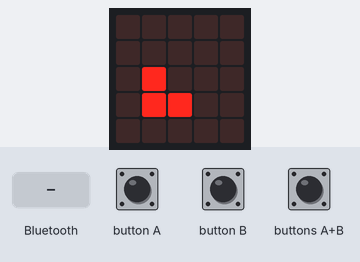
Bench run of a program on a simulated Calliope mini (MakeCode). Shown: the board's 5×5 LED display. The inputs (shaded band) are chosen by the test bench. USB keyboard and mouse output is not drawn.

Above: at 1.8 s.
1.9 s: a phone connects over Bluetooth
At 4.2 s:
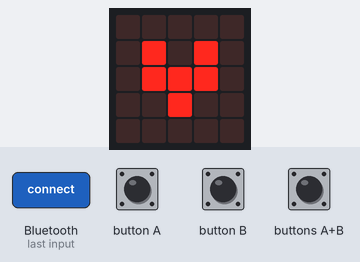
4.9 s: a phone disconnects over Bluetooth
At 5.2 s:
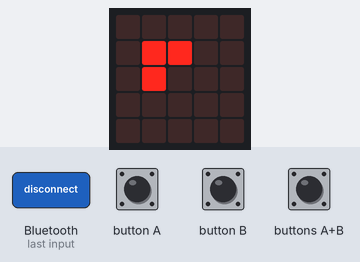
7.9 s: a phone connects over Bluetooth
At 9.9 s:
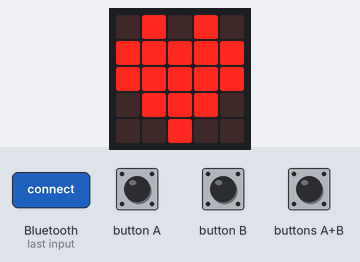
Timing chart, 0 to 11.4 s (numbered marks = the images above; inputs shaded):
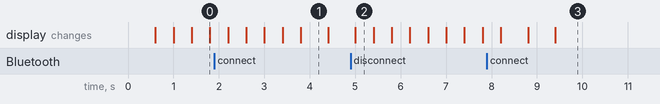

The program:

main.ts
```typescript
bluetooth.onBluetoothConnected(function () {
    Connectet = 1
    basic.showIcon(IconNames.SmallHeart)
    basic.showIcon(IconNames.Heart)
})
bluetooth.onBluetoothDisconnected(function () {
    Connectet = 0
    basic.showIcon(IconNames.Sad)
})
input.onButtonEvent(Button.AB, input.buttonEventClick(), function () {
    Active_Mouse = 1 - Active_Mouse
    mouse.click()
})
let Active_Mouse = 0
let Connectet = 0
mouse.startMouseService()
keyboard.startKeyboardService()
basic.showIcon(IconNames.Happy)
basic.forever(function () {
    if (input.buttonIsPressed(Button.B)) {
        mouse.rightClick()
    }
    if (input.buttonIsPressed(Button.A)) {
        mouse.click()
    }
})
basic.forever(function () {
    while (1 == Active_Mouse) {
        if (input.acceleration(Dimension.Y) > 90) {
            mouse.movexy(0, 20)
        }
        if (input.acceleration(Dimension.Y) < 90) {
            mouse.movexy(0, -20)
        }
        if (input.acceleration(Dimension.X) > 90) {
            mouse.movexy(20, 0)
        }
        if (input.acceleration(Dimension.X) < 90) {
            mouse.movexy(-20, 0)
        }
    }
})
basic.forever(function () {

})
basic.forever(function () {
    while (Connectet == 0) {
        basic.showLeds(`
            . . . . .
            . # # . .
            . # . . .
            . . . . .
            . . . . .
            `)
        basic.showLeds(`
            . . . . .
            . # . . .
            . # . . .
            . # . . .
            . . . . .
            `)
        basic.showLeds(`
            . . . . .
            . . . . .
            . # . . .
            . # # . .
            . . . . .
            `)
        basic.showLeds(`
            . . . . .
            . . . . .
            . . . . .
            . # # # .
            . . . . .
            `)
        basic.showLeds(`
            . . . . .
            . . . . .
            . . . # .
            . . # # .
            . . . . .
            `)
        basic.showLeds(`
            . . . . .
            . . . # .
            . . . # .
            . . . # .
            . . . . .
            `)
        basic.showLeds(`
            . . . . .
            . . # # .
            . . . # .
            . . . . .
            . . . . .
            `)
        basic.showLeds(`
            . . . . .
            . # # # .
            . . . . .
            . . . . .
            . . . . .
            `)
    }
})
```

test.ts
```typescript
// Hier kann man Tests durchführen; diese Datei wird nicht kompiliert, wenn dieses Paket als Erweiterung verwendet wird.
```

Measured:
- after the input at 1.9 s, the display: first differs from a run without the input after 1.9 s (image 1)
- after the input at 4.9 s, the display: changes after 0.10 s (image 2)
- after the input at 7.9 s, the display: first changes after 0.30 s (image 3 shows a later state)
- what the display in image 0 shows lasts 0.4 s, from 1.4 s to 1.8 s
- what the display in image 1 shows lasts 0.6 s, from 3.8 s to 4.4 s
